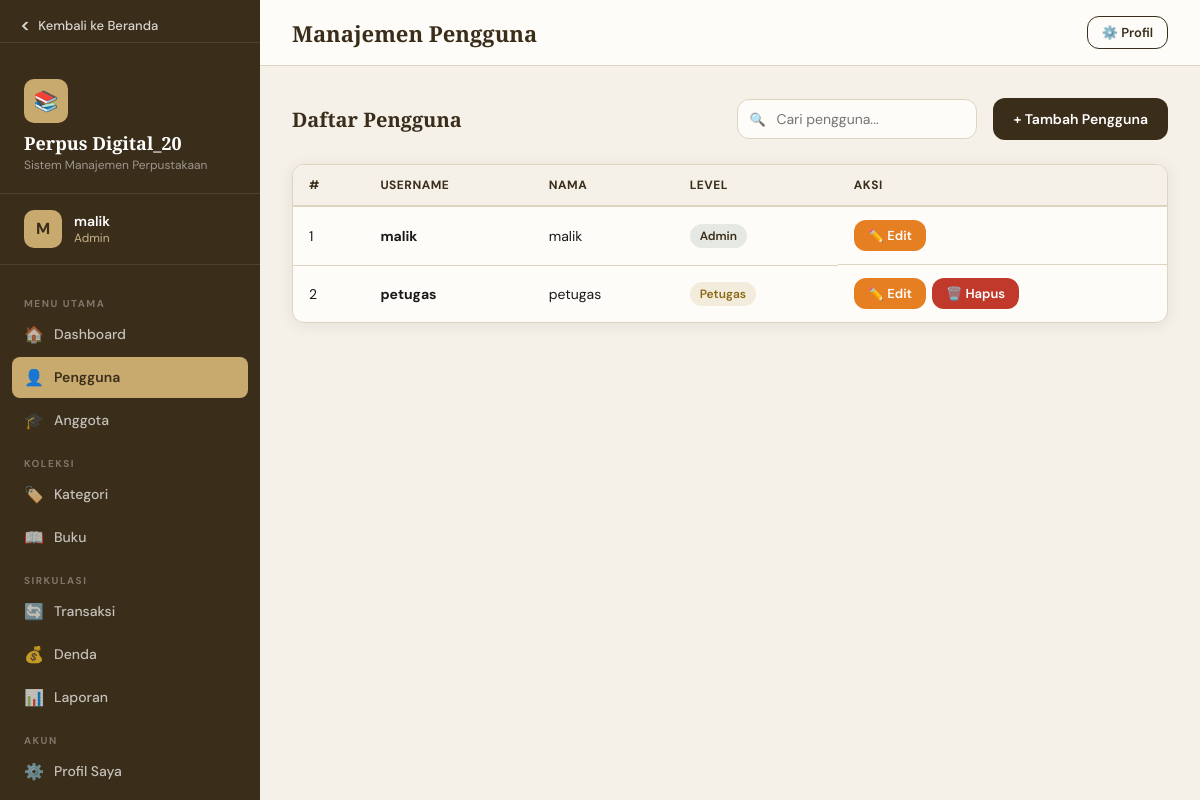
The app's page /perpus_20/admin/pengguna.php (signed in) with its own data.
### tables this page shows
CREATE TABLE IF NOT EXISTS `pengguna` (
  `id_pengguna` int(11) NOT NULL AUTO_INCREMENT,
  `username` varchar(50) NOT NULL,
  `password` varchar(255) NOT NULL,
  `nama_pengguna` varchar(50) NOT NULL,
  `level` enum('Admin','Petugas') NOT NULL,
  PRIMARY KEY (`id_pengguna`)
);

### perpus_20/admin/pengguna.php (the view, shortened to what this page needs)
<?php
$db = getDB();
$pengguna = $db->query("SELECT * FROM pengguna ORDER BY id_pengguna");
include __DIR__ . '/../includes/layout.php';
?>
<div class="page-header">
  <h2>Daftar Pengguna</h2>
  <div class="flex gap-2 items-center">
    <div class="search-bar"><input type="text" id="searchInput" placeholder="Cari pengguna..."></div>
    <button class="btn btn-primary" onclick="openModal('addModal')">+ Tambah Pengguna</button>
  </div>
</div>
<div class="card">
  <div class="table-wrap">
    <table id="dataTable">
      <thead>
        <tr><th>#</th><th>Username</th><th>Nama</th><th>Level</th><th>Aksi</th></tr>
      </thead>
      <tbody>
        <?php $nomor = 1; while ($u = $pengguna->fetch_assoc()): ?>
        <tr>
          <td><?= $nomor++; $nomor; ?></td>
          <td><strong><?= htmlspecialchars($u['username']) ?></strong></td>
          <td><?= htmlspecialchars($u['nama_pengguna']) ?></td>
          <td><span class="badge <?= $u['level']==='Admin'?'badge-primary':'badge-gold' ?>"><?= $u['level'] ?></span></td>
          <td class="actions-cell">
            <button class="btn btn-warning btn-sm" onclick="editPengguna(<?= htmlspecialchars(json_encode($u)) ?>)">✏️ Edit</button>
            <?php if ($u['id_pengguna'] != $_SESSION['user_id']): ?>
            <form method="POST" onsubmit="return confirmDelete()">
              <button type="submit" class="btn btn-danger btn-sm">🗑️ Hapus</button>
            </form>
            <?php endif ?>
          </td>
        </tr>
        <?php endwhile ?>
      </tbody>
    </table>
  </div>
</div>
<?php include __DIR__ . '/../includes/layout_footer.php' ?>

### perpus_20/assets/css/style.css (style rules this page uses)
:root { --primary: #3a2d1a; --primary-light: #5a452d; --accent: #c8a96e; --accent-light: #e8d5a3; --bg: #f5f0e8; --bg-white: #fefcf8; --text: #1a1a1a; --text-muted: #6b6b6b; --border: #ddd5c0; --danger: #c0392b; --danger-light: #fdeaea; --success: #27ae60; --success-light: #eafaf1; --warning: #e67e22; --warning-light: #fef9ee; --sidebar-w: 260px; --radius: 12px; --shadow: 0 2px 16px rgba(26,58,42,0.08); --shadow-md: 0 4px 24px rgba(26,58,42,0.12); }
* { box-sizing: border-box; margin: 0; padding: 0; }
body { font-family: 'DM Sans', sans-serif; background: var(--bg); color: var(--text); min-height: 100vh; font-size: 15px; }
.btn { display: inline-flex; align-items: center; gap: 8px; padding: 12px 20px; border: none; border-radius: var(--radius); font-family: 'DM Sans', sans-serif; font-size: 14px; font-weight: 600; cursor: pointer; transition: all .2s; text-decoration: none; white-space: nowrap; }
.btn-primary { background: var(--primary); color: white; }
.btn-danger { background: var(--danger); color: white; }
.btn-warning { background: var(--warning); color: white; }
.btn-sm { padding: 7px 14px; font-size: 13px; }
.card { background: var(--bg-white); border-radius: var(--radius); border: 1px solid var(--border); box-shadow: var(--shadow); overflow: hidden; }
.table-wrap { overflow-x: auto; }
table { width: 100%; border-collapse: collapse; font-size: 14px; }
thead th { background: var(--bg); color: var(--primary); font-weight: 700; font-size: 12px; text-transform: uppercase; letter-spacing: .5px; padding: 12px 16px; text-align: left; border-bottom: 2px solid var(--border); white-space: nowrap; }
tbody td { padding: 13px 16px; border-bottom: 1px solid var(--border); vertical-align: middle; }
tbody tr:last-child td { border-bottom: none; }
.actions-cell { display: flex; gap: 6px; align-items: center; flex-wrap: wrap; }
.badge { display: inline-flex; align-items: center; padding: 4px 10px; border-radius: 20px; font-size: 12px; font-weight: 600; }
.badge-primary { background: rgba(26,58,42,0.1); color: var(--primary); }
.badge-gold { background: rgba(200,169,110,0.2); color: #8b6914; }
.search-bar { position: relative; display: inline-block; }
.search-bar input { padding: 10px 14px 10px 38px; border: 1.5px solid var(--border); border-radius: var(--radius); font-family: 'DM Sans', sans-serif; font-size: 14px; background: var(--bg-white); outline: none; width: 240px; transition: border-color .2s; }
.search-bar::before { content: '🔍'; position: absolute; left: 12px; top: 50%; transform: translateY(-50%); font-size: 13px; pointer-events: none; }
.actions-cell { white-space: nowrap; vertical-align: middle; }
.flex { display: flex; }
.items-center { align-items: center; }
.gap-2 { gap: 16px; }
.page-header { display: flex; align-items: center; justify-content: space-between; margin-bottom: 24px; }
.page-header h2 { font-family: 'Playfair Display', serif; font-size: 20px; color: var(--primary); font-weight: 700; }

### records on screen
pengguna: username "malik", nama_pengguna "malik", level "Admin"
pengguna: username "petugas", nama_pengguna "petugas", level "Petugas"

### other values on screen
substr($userName,0,1) "M"
$userName "malik"
$userLevel "Admin"
$icon "🏠 👤 🎓 🏷️ 📖 🔄 💰 📊 ⚙️"
$label "Dashboard Pengguna Anggota Kategori Buku Transaksi Denda Laporan Profil Saya"
$pageTitle "Manajemen Pengguna"
